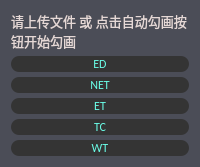
         <widget class="QFrame" name="optionFrame">
          <property name="sizePolicy">
           <sizepolicy hsizetype="Preferred" vsizetype="Preferred">
            <horstretch>0</horstretch>
            <verstretch>0</verstretch>
           </sizepolicy>
          </property>
          <property name="maximumSize">
           <size>
            <width>400</width>
            <height>16777215</height>
           </size>
          </property>
          <property name="styleSheet">
           <string notr="true">background-color: rgb(75, 77, 87);
border-radius: 8px;</string>
          </property>
          <property name="frameShape">
           <enum>QFrame::StyledPanel</enum>
          </property>
          <property name="frameShadow">
           <enum>QFrame::Raised</enum>
          </property>
          <layout class="QVBoxLayout" name="verticalLayout_3">
           <property name="spacing">
            <number>5</number>
           </property>
           <item>
            <widget class="QLabel" name="leadText">
             <property name="maximumSize">
              <size>
               <width>16777215</width>
               <height>16777215</height>
              </size>
             </property>
             <property name="font">
              <font>
               <family>华光书宋一_CNKI</family>
               <pointsize>10</pointsize>
               <weight>50</weight>
               <italic>false</italic>
               <bold>false</bold>
              </font>
             </property>
             <property name="autoFillBackground">
              <bool>false</bool>
             </property>
             <property name="styleSheet">
              <string notr="true">color: rgb(229,216,214);
font: 10pt &quot;华光书宋一_CNKI&quot;;</string>
             </property>
             <property name="text">
              <string>请上传文件 或 点击自动勾画按钮开始勾画</string>
             </property>
             <property name="scaledContents">
              <bool>true</bool>
             </property>
             <property name="wordWrap">
              <bool>true</bool>
             </property>
            </widget>
           </item>
           <item>
            <widget class="QPushButton" name="EDButton">
             <property name="sizePolicy">
              <sizepolicy hsizetype="Preferred" vsizetype="Preferred">
               <horstretch>0</horstretch>
               <verstretch>0</verstretch>
              </sizepolicy>
             </property>
             <property name="maximumSize">
              <size>
               <width>16777215</width>
               <height>40</height>
              </size>
             </property>
             <property name="font">
              <font>
               <family>Calibri</family>
               <pointsize>9</pointsize>
              </font>
             </property>
             <property name="styleSheet">
              <string notr="true">QPushButton{
	background-color: rgb(52, 52, 52);
	color: rgb(105, 252, 230);
}
QPushButton::checked{
	background-color:rgb(105, 252, 230);
	color: rgb(52, 52, 52);
	border: none;
}</string>
             </property>
             <property name="text">
              <string>ED</string>
             </property>
             <property name="checkable">
              <bool>true</bool>
             </property>
             <property name="checked">
              <bool>false</bool>
             </property>
             <property name="autoDefault">
              <bool>false</bool>
             </property>
             <property name="default">
              <bool>true</bool>
             </property>
             <property name="flat">
              <bool>false</bool>
             </property>
            </widget>
           </item>
           <item>
            <widget class="QPushButton" name="NETButton">
             <property name="sizePolicy">
              <sizepolicy hsizetype="Preferred" vsizetype="Preferred">
               <horstretch>0</horstretch>
               <verstretch>0</verstretch>
              </sizepolicy>
             </property>
             <property name="maximumSize">
              <size>
               <width>16777215</width>
               <height>40</height>
              </size>
             </property>
             <property name="font">
              <font>
               <family>Calibri</family>
               <pointsize>9</pointsize>
              </font>
             </property>
             <property name="styleSheet">
              <string notr="true">QPushButton{
	background-color: rgb(52, 52, 52);
	color: rgb(105, 252, 230);
}
QPushButton::checked{
	background-color:rgb(105, 252, 230);
	color: rgb(52, 52, 52);
	border: none;
}</string>
             </property>
             <property name="text">
              <string>NET</string>
             </property>
             <property name="checkable">
              <bool>true</bool>
             </property>
            </widget>
           </item>
           <item>
            <widget class="QPushButton" name="ETButton">
             <property name="sizePolicy">
              <sizepolicy hsizetype="Preferred" vsizetype="Preferred">
               <horstretch>0</horstretch>
               <verstretch>0</verstretch>
              </sizepolicy>
             </property>
             <property name="maximumSize">
              <size>
               <width>16777215</width>
               <height>40</height>
              </size>
             </property>
             <property name="font">
              <font>
               <family>Calibri</family>
               <pointsize>9</pointsize>
              </font>
             </property>
             <property name="styleSheet">
              <string notr="true">QPushButton{
	background-color: rgb(52, 52, 52);
	color: rgb(105, 252, 230);
}
QPushButton::checked{
	background-color:rgb(105, 252, 230);
	color: rgb(52, 52, 52);
	border: none;
}</string>
             </property>
             <property name="text">
              <string>ET</string>
             </property>
             <property name="checkable">
              <bool>true</bool>
             </property>
            </widget>
           </item>
           <item>
            <widget class="QPushButton" name="TCButton">
             <property name="sizePolicy">
              <sizepolicy hsizetype="Preferred" vsizetype="Preferred">
               <horstretch>0</horstretch>
               <verstretch>0</verstretch>
              </sizepolicy>
             </property>
             <property name="maximumSize">
              <size>
               <width>16777215</width>
               <height>40</height>
              </size>
             </property>
             <property name="font">
              <font>
               <family>Calibri</family>
               <pointsize>9</pointsize>
              </font>
             </property>
             <property name="autoFillBackground">
              <bool>false</bool>
             </property>
             <property name="styleSheet">
              <string notr="true">QPushButton{
	background-color: rgb(52, 52, 52);
	color: rgb(105, 252, 230);
}
QPushButton::checked{
	background-color:rgb(105, 252, 230);
	color: rgb(52, 52, 52);
	border: none;
}</string>
             </property>
             <property name="text">
              <string>TC</string>
             </property>
             <property name="checkable">
              <bool>true</bool>
             </property>
            </widget>
           </item>
           <item>
            <widget class="QPushButton" name="WTButton">
             <property name="sizePolicy">
              <sizepolicy hsizetype="Preferred" vsizetype="Preferred">
               <horstretch>0</horstretch>
               <verstretch>0</verstretch>
              </sizepolicy>
             </property>
             <property name="maximumSize">
              <size>
               <width>16777215</width>
               <height>40</height>
              </size>
             </property>
             <property name="font">
              <font>
               <family>Calibri</family>
               <pointsize>9</pointsize>
              </font>
             </property>
             <property name="styleSheet">
              <string notr="true">QPushButton{
	background-color: rgb(52, 52, 52);
	color: rgb(105, 252, 230);
}
QPushButton::checked{
	background-color:rgb(105, 252, 230);
	color: rgb(52, 52, 52);
	border: none;
}</string>
             </property>
             <property name="text">
              <string>WT</string>
             </property>
             <property name="checkable">
              <bool>true</bool>
             </property>
            </widget>
           </item>
          </layout>
         </widget>
